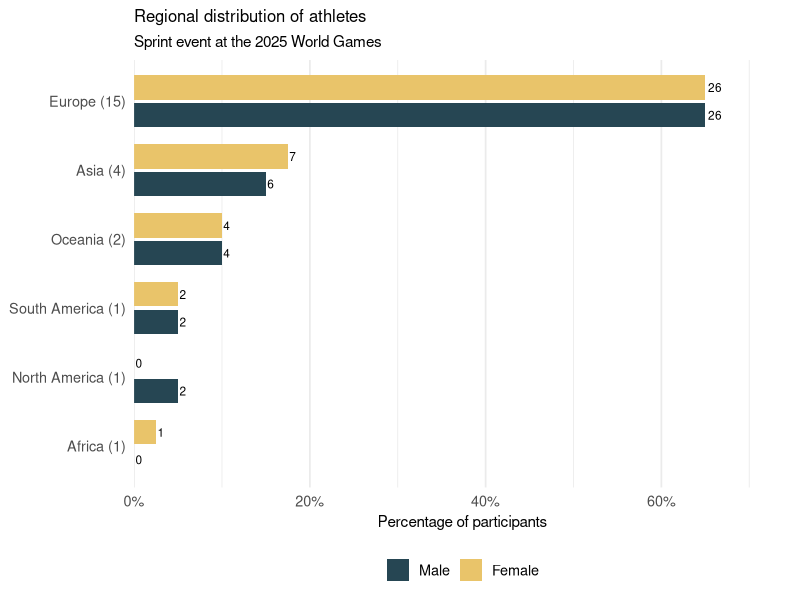

Reproduce this figure in R.
# Geographical distribution of participants of World Games 2025

library(dplyr)
library(ggplot2)
library(readxl)
library(tibble)
library(tidyr)
library(scales)
library(stringr)

setwd("/Users/dsesia/Desktop/case_study_CIO")

data_federations=read_excel("data/federations.xlsx", sheet = 1)

text <- 
  "AUS - Australia 2 2 2 2 1 
AUT - Austria 2 2 2 2 1 
BEL - Belgium 1 1 1 1 
BRA - Brazil 2 2 2 2 1 
CAN - Canada 2 2 0 0 0
CHN - People's Republic of China 2 2 2 2 1 
CZE - Czechia 2 2 2 2 1 
ESP - Spain 2 2 2 2 1 
EST - Estonia 0 0 1 1 0 
GBR - Great Britain 2 2 2 2 1 
GER - Germany 2 2 2 2 1 
HKG - Hong Kong, China 2 2 2 2 1 
HUN - Hungary 2 2 2 2 1 
ITA - Italy 2 2 2 2 1 
JPN - Japan 2 2 2 2 1 
LAT - Latvia 2 2 2 2 1 
NZL - New Zealand 2 2 2 2 1 
POL - Poland 2 2 2 2 1 
RSA - South Africa 0 0 1 1 0
SUI - Switzerland 3 3 2 2 1 
SVK - Slovakia 1 1 1 1 0
SWE - Sweden 2 2 2 2 1 
TPE - Chinese Taipei 0 0 1 1 0
UKR - Ukraine 1 1 1 1 0"
  
  
data <- tibble(raw = text) %>%
  # 1. Split into individual rows per country
  mutate(raw = str_split(raw, "(?=\\b[A-Z]{3} - )")) %>%
  unnest(raw) %>%
  filter(raw != "") %>%
  # 2. Extract into Code, Country, and the raw space-separated numbers string
  extract(
    col = raw,
    into = c("code", "country", "numbers"),
    regex = "^([A-Z]{3}) - (.*?)\\s((?:\\d\\s*)+)$",
    remove = TRUE
  ) %>%
  mutate(
    country = str_trim(country),
    numbers = str_trim(numbers)
  ) %>%
  # 3. Dynamically separate the numbers into columns (Col_1, Col_2, etc.)
  separate_wider_delim(
    cols = numbers,
    delim = " ",
    names_sep = "_",
    too_few = "align_start"
  ) %>%
  # 4. Convert numeric columns from text to actual integers
  mutate(across(starts_with("numbers_"), as.integer))

colnames(data)[3:7]=c("n_middle_MEN","n_sprint_MEN","n_middle_WOMEN","n_sprint_WOMEN","n_sprint_relay")

# Add continent info
temp=data_federations[,c("Code","Region")]
all(data$code%in%temp$Code)
colnames(temp)[1]="code"
data=left_join(data,temp)


data_long <- bind_rows(
  data %>%
    pivot_longer(
      cols = c(
        n_middle_MEN, n_sprint_MEN,
        n_middle_WOMEN, n_sprint_WOMEN
      ),
      names_to = c("event", "sex"),
      names_pattern = "n_(middle|sprint)_(MEN|WOMEN)",
      values_to = "n"
    ),
  
  data %>%
    transmute(
      code,
      country,
      Region,
      n = n_sprint_relay,
      event = "relay",
      sex = NA_character_
    )
) %>%
  select(code, country, n, event, sex, Region) %>%
  mutate(
    event = factor(event, levels = c("middle", "sprint", "relay")),
    sex = factor(sex, levels = c("MEN", "WOMEN"))
  )

region_pct_sprint <- data_long %>%
  filter(event == "sprint", !is.na(sex)) %>%
  group_by(sex, Region) %>%
  summarise(
    participations = sum(n, na.rm = TRUE),
    .groups = "drop"
  ) %>%
  group_by(sex) %>%
  mutate(
    percentage = 100 * participations / sum(participations)
  ) %>%
  ungroup()

# Count unique countries in each region
region_labels <- data %>%
  filter(!is.na(Region), !is.na(country)) %>%
  distinct(Region, country) %>%
  count(Region, name = "n_countries") %>%
  mutate(
    Region_label = paste0(Region, " (", n_countries, ")")
  )

# Add labels to the plotting dataset
region_pct_sprint <- region_pct_sprint %>%
  left_join(
    region_labels %>% select(Region, Region_label),
    by = "Region"
  )

# Plot
ggplot(
  region_pct_sprint,
  aes(
    x = percentage,
    y = reorder(Region_label, percentage),
    fill = sex
  )
) +
  geom_col(
    position = position_dodge(width = 0.8),
    width = 0.7
  ) +
  geom_text(
    aes(label = participations),
    position = position_dodge(width = 0.8),
    hjust = -0.2,
    size = 3
  ) +
  scale_x_continuous(
    labels = scales::label_percent(scale = 1),
    expand = expansion(mult = c(0, 0.15))
  ) +
  scale_fill_manual(
    values = c("MEN" = "#264653", "WOMEN" = "#e9c46a"),
    labels = c("MEN" = "Male", "WOMEN" = "Female")
  ) +
  labs(
    title = "Regional distribution of athletes",
    subtitle = "Sprint event at the 2025 World Games",
    x = "Percentage of participants",
    y = NULL,
    fill = NULL
  ) +
  theme_minimal(base_size = 13) +
  theme(
    legend.position = "bottom",
    panel.grid.major.y = element_blank(),
    plot.title = element_text(size = 12),
    plot.subtitle = element_text(size = 11),
    axis.title.x = element_text(size = 11)
  )
